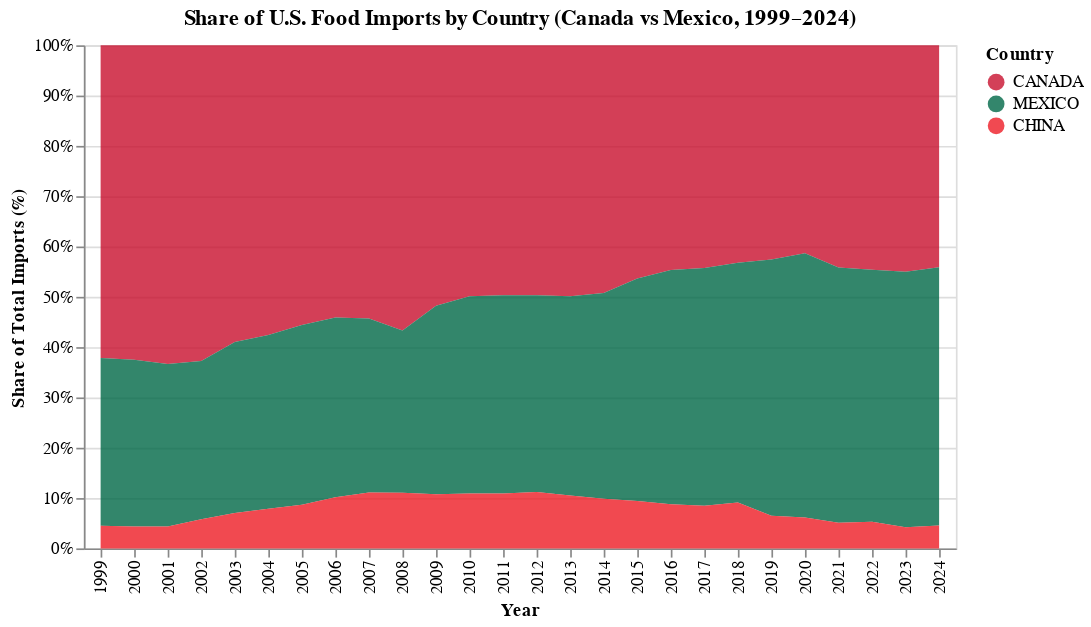

Notebook source saved alongside this figure:
### Code cell
df_share = (
    df_clean_b
    .filter(pl.col("Country").is_in(["MEXICO","CANADA", "CHINA"]))
    .group_by(["YearNum", "Country"])
    .agg(pl.sum("FoodValue_B").alias("TotalValue_B"))
)

total_per_year = df_share.group_by("YearNum").agg(pl.sum("TotalValue_B").alias("TotalYearValue"))
df_share = df_share.join(total_per_year, on="YearNum")
df_share = df_share.with_columns((pl.col("TotalValue_B") / pl.col("TotalYearValue") * 100).alias("SharePct"))

chart_share = (
    alt.Chart(df_share)
    .mark_area(opacity=0.8)
    .encode(
        x=alt.X("YearNum:O", title="Year"),
        y=alt.Y("SharePct:Q", title="Share of Total Imports (%)", stack="normalize"),
        color=alt.Color("Country:N", scale=alt.Scale(domain=["CANADA","MEXICO", "CHINA"], range=["#C8102E","#006847", "#EE1C25"]))
    )
    .properties(title="Share of U.S. Food Imports by Country (Canada vs Mexico, 1999–2024)")
)
chart_share

### Figure 1 — Vega-Lite specification as saved in the notebook (floating-point values rounded to 4 significant figures)
{"config": {"view": {"continuousWidth": 300, "continuousHeight": 300}}, "data": {"name": "data-72124f1ccedc9eb641810b65bd38eb4f"}, "mark": {"type": "area", "opacity": 0.8}, "encoding": {"color": {"field": "Country", "scale": {"domain": ["CANADA", "MEXICO", "CHINA"], "range": ["#C8102E", "#006847", "#EE1C25"]}, "type": "nominal"}, "x": {"field": "YearNum", "title": "Year", "type": "ordinal"}, "y": {"field": "SharePct", "stack": "normalize", "title": "Share of Total Imports (%)", "type": "quantitative"}}, "title": "Share of U.S. Food Imports by Country (Canada vs Mexico, 1999–2024)", "$schema": "https://vega.github.io/schema/vega-lite/v5.20.1.json", "datasets": {"data-72124f1ccedc9eb641810b65bd38eb4f": [{"YearNum": 2007, "Country": "CANADA", "TotalValue_B": 16.95, "TotalYearValue": 31.22, "SharePct": 54.29}, {"YearNum": 2020, "Country": "CANADA", "TotalValue_B": 25.78, "TotalYearValue": 62.37, "SharePct": 41.34}, {"YearNum": 2006, "Country": "MEXICO", "TotalValue_B": 10.0, "TotalYearValue": 27.96, "SharePct": 35.76}, {"YearNum": 2004, "Country": "MEXICO", "TotalValue_B": 7.805, "TotalYearValue": 22.58, "SharePct": 34.57}, {"YearNum": 2014, "Country": "CHINA", "TotalValue_B": 4.871, "TotalYearValue": 49.47, "SharePct": 9.846}, {"YearNum": 2012, "Country": "MEXICO", "TotalValue_B": 16.82, "TotalYearValue": 43.01, "SharePct": 39.11}, {"YearNum": 1999, "Country": "CHINA", "TotalValue_B": 0.6723, "TotalYearValue": 14.98, "SharePct": 4.487}, {"YearNum": 2011, "Country": "CANADA", "TotalValue_B": 20.49, "TotalYearValue": 41.25, "SharePct": 49.68}, {"YearNum": 2000, "Country": "MEXICO", "TotalValue_B": 5.382, "TotalYearValue": 16.23, "SharePct": 33.17}, {"YearNum": 2005, "Country": "MEXICO", "TotalValue_B": 8.925, "TotalYearValue": 24.99, "SharePct": 35.72}, {"YearNum": 2010, "Country": "MEXICO", "TotalValue_B": 14.11, "TotalYearValue": 35.99, "SharePct": 39.19}, {"YearNum": 1999, "Country": "CANADA", "TotalValue_B": 9.316, "TotalYearValue": 14.98, "SharePct": 62.17}, {"YearNum": 2007, "Country": "CHINA", "TotalValue_B": 3.468, "TotalYearValue": 31.22, "SharePct": 11.11}, {"YearNum": 2023, "Country": "CHINA", "TotalValue_B": 3.724, "TotalYearValue": 88.69, "SharePct": 4.199}, {"YearNum": 2003, "Country": "MEXICO", "TotalValue_B": 6.859, "TotalYearValue": 20.17, "SharePct": 34.0}, {"YearNum": 2020, "Country": "MEXICO", "TotalValue_B": 32.76, "TotalYearValue": 62.37, "SharePct": 52.52}, {"YearNum": 2023, "Country": "CANADA", "TotalValue_B": 39.91, "TotalYearValue": 88.69, "SharePct": 45.0}, {"YearNum": 2022, "Country": "CANADA", "TotalValue_B": 38.03, "TotalYearValue": 85.25, "SharePct": 44.61}, {"YearNum": 2012, "Country": "CHINA", "TotalValue_B": 4.811, "TotalYearValue": 43.01, "SharePct": 11.19}, {"YearNum": 2010, "Country": "CANADA", "TotalValue_B": 17.96, "TotalYearValue": 35.99, "SharePct": 49.9}, {"YearNum": 2009, "Country": "MEXICO", "TotalValue_B": 11.9, "TotalYearValue": 31.77, "SharePct": 37.47}, {"YearNum": 2022, "Country": "MEXICO", "TotalValue_B": 42.71, "TotalYearValue": 85.25, "SharePct": 50.1}, {"YearNum": 2016, "Country": "MEXICO", "TotalValue_B": 24.14, "TotalYearValue": 51.83, "SharePct": 46.58}, {"YearNum": 2002, "Country": "MEXICO", "TotalValue_B": 5.999, "TotalYearValue": 19.06, "SharePct": 31.47}, {"YearNum": 2008, "Country": "CHINA", "TotalValue_B": 3.923, "TotalYearValue": 35.55, "SharePct": 11.03}, {"YearNum": 2004, "Country": "CHINA", "TotalValue_B": 1.776, "TotalYearValue": 22.58, "SharePct": 7.865}, {"YearNum": 2003, "Country": "CANADA", "TotalValue_B": 11.89, "TotalYearValue": 20.17, "SharePct": 58.96}, {"YearNum": 2015, "Country": "CANADA", "TotalValue_B": 23.24, "TotalYearValue": 50.12, "SharePct": 46.38}, {"YearNum": 2001, "Country": "MEXICO", "TotalValue_B": 5.776, "TotalYearValue": 17.9, "SharePct": 32.26}, {"YearNum": 2018, "Country": "MEXICO", "TotalValue_B": 27.59, "TotalYearValue": 57.89, "SharePct": 47.66}, {"YearNum": 2014, "Country": "MEXICO", "TotalValue_B": 20.25, "TotalYearValue": 49.47, "SharePct": 40.93}, {"YearNum": 2019, "Country": "CANADA", "TotalValue_B": 25.39, "TotalYearValue": 59.64, "SharePct": 42.57}, {"YearNum": 2017, "Country": "CHINA", "TotalValue_B": 4.66, "TotalYearValue": 55.0, "SharePct": 8.473}, {"YearNum": 2003, "Country": "CHINA", "TotalValue_B": 1.42, "TotalYearValue": 20.17, "SharePct": 7.039}, {"YearNum": 2013, "Country": "CHINA", "TotalValue_B": 4.874, "TotalYearValue": 46.3, "SharePct": 10.53}, {"YearNum": 2007, "Country": "MEXICO", "TotalValue_B": 10.8, "TotalYearValue": 31.22, "SharePct": 34.6}, {"YearNum": 2015, "Country": "CHINA", "TotalValue_B": 4.713, "TotalYearValue": 50.12, "SharePct": 9.404}, {"YearNum": 2024, "Country": "CANADA", "TotalValue_B": 41.35, "TotalYearValue": 93.75, "SharePct": 44.1}, {"YearNum": 2001, "Country": "CANADA", "TotalValue_B": 11.35, "TotalYearValue": 17.9, "SharePct": 63.37}, {"YearNum": 2010, "Country": "CHINA", "TotalValue_B": 3.928, "TotalYearValue": 35.99, "SharePct": 10.91}, {"YearNum": 2000, "Country": "CHINA", "TotalValue_B": 0.7035, "TotalYearValue": 16.23, "SharePct": 4.335}, {"YearNum": 2017, "Country": "MEXICO", "TotalValue_B": 26.0, "TotalYearValue": 55.0, "SharePct": 47.27}, {"YearNum": 2013, "Country": "MEXICO", "TotalValue_B": 18.33, "TotalYearValue": 46.3, "SharePct": 39.59}, {"YearNum": 2001, "Country": "CHINA", "TotalValue_B": 0.7821, "TotalYearValue": 17.9, "SharePct": 4.368}, {"YearNum": 2005, "Country": "CANADA", "TotalValue_B": 13.89, "TotalYearValue": 24.99, "SharePct": 55.59}, {"YearNum": 2006, "Country": "CHINA", "TotalValue_B": 2.838, "TotalYearValue": 27.96, "SharePct": 10.15}, {"YearNum": 1999, "Country": "MEXICO", "TotalValue_B": 4.996, "TotalYearValue": 14.98, "SharePct": 33.34}, {"YearNum": 2023, "Country": "MEXICO", "TotalValue_B": 45.06, "TotalYearValue": 88.69, "SharePct": 50.81}, {"YearNum": 2011, "Country": "MEXICO", "TotalValue_B": 16.25, "TotalYearValue": 41.25, "SharePct": 39.39}, {"YearNum": 2021, "Country": "CHINA", "TotalValue_B": 3.799, "TotalYearValue": 74.44, "SharePct": 5.103}, {"YearNum": 2009, "Country": "CANADA", "TotalValue_B": 16.45, "TotalYearValue": 31.77, "SharePct": 51.78}, {"YearNum": 2011, "Country": "CHINA", "TotalValue_B": 4.509, "TotalYearValue": 41.25, "SharePct": 10.93}, {"YearNum": 2021, "Country": "CANADA", "TotalValue_B": 32.87, "TotalYearValue": 74.44, "SharePct": 44.15}, {"YearNum": 2018, "Country": "CANADA", "TotalValue_B": 25.02, "TotalYearValue": 57.89, "SharePct": 43.22}, {"YearNum": 2024, "Country": "MEXICO", "TotalValue_B": 48.15, "TotalYearValue": 93.75, "SharePct": 51.37}, {"YearNum": 2002, "Country": "CHINA", "TotalValue_B": 1.102, "TotalYearValue": 19.06, "SharePct": 5.779}, {"YearNum": 2020, "Country": "CHINA", "TotalValue_B": 3.83, "TotalYearValue": 62.37, "SharePct": 6.14}, {"YearNum": 2017, "Country": "CANADA", "TotalValue_B": 24.34, "TotalYearValue": 55.0, "SharePct": 44.26}, {"YearNum": 2006, "Country": "CANADA", "TotalValue_B": 15.13, "TotalYearValue": 27.96, "SharePct": 54.09}, {"YearNum": 2012, "Country": "CANADA", "TotalValue_B": 21.38, "TotalYearValue": 43.01, "SharePct": 49.7}, {"YearNum": 2019, "Country": "MEXICO", "TotalValue_B": 30.38, "TotalYearValue": 59.64, "SharePct": 50.94}, {"YearNum": 2021, "Country": "MEXICO", "TotalValue_B": 37.78, "TotalYearValue": 74.44, "SharePct": 50.75}, {"YearNum": 2000, "Country": "CANADA", "TotalValue_B": 10.14, "TotalYearValue": 16.23, "SharePct": 62.5}, {"YearNum": 2019, "Country": "CHINA", "TotalValue_B": 3.872, "TotalYearValue": 59.64, "SharePct": 6.492}, {"YearNum": 2016, "Country": "CHINA", "TotalValue_B": 4.541, "TotalYearValue": 51.83, "SharePct": 8.762}, {"YearNum": 2014, "Country": "CANADA", "TotalValue_B": 24.35, "TotalYearValue": 49.47, "SharePct": 49.23}, {"YearNum": 2015, "Country": "MEXICO", "TotalValue_B": 22.16, "TotalYearValue": 50.12, "SharePct": 44.22}, {"YearNum": 2024, "Country": "CHINA", "TotalValue_B": 4.247, "TotalYearValue": 93.75, "SharePct": 4.531}, {"YearNum": 2008, "Country": "MEXICO", "TotalValue_B": 11.48, "TotalYearValue": 35.55, "SharePct": 32.29}, {"YearNum": 2008, "Country": "CANADA", "TotalValue_B": 20.15, "TotalYearValue": 35.55, "SharePct": 56.68}, {"YearNum": 2005, "Country": "CHINA", "TotalValue_B": 2.171, "TotalYearValue": 24.99, "SharePct": 8.689}, {"YearNum": 2022, "Country": "CHINA", "TotalValue_B": 4.507, "TotalYearValue": 85.25, "SharePct": 5.287}, {"YearNum": 2002, "Country": "CANADA", "TotalValue_B": 11.96, "TotalYearValue": 19.06, "SharePct": 62.75}, {"YearNum": 2016, "Country": "CANADA", "TotalValue_B": 23.15, "TotalYearValue": 51.83, "SharePct": 44.66}, {"YearNum": 2004, "Country": "CANADA", "TotalValue_B": 13.0, "TotalYearValue": 22.58, "SharePct": 57.57}, {"YearNum": 2009, "Country": "CHINA", "TotalValue_B": 3.415, "TotalYearValue": 31.77, "SharePct": 10.75}, {"YearNum": 2018, "Country": "CHINA", "TotalValue_B": 5.278, "TotalYearValue": 57.89, "SharePct": 9.117}, {"YearNum": 2013, "Country": "CANADA", "TotalValue_B": 23.1, "TotalYearValue": 46.3, "SharePct": 49.89}]}}
